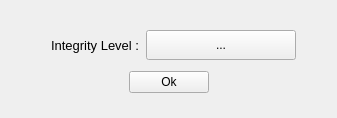
<?xml version="1.0" encoding="UTF-8"?>
<ui version="4.0">
 <class>IntegrityPopup</class>
 <widget class="QWidget" name="IntegrityPopup">
  <property name="geometry">
   <rect>
    <x>0</x>
    <y>0</y>
    <width>337</width>
    <height>118</height>
   </rect>
  </property>
  <property name="windowTitle">
   <string>Integrity Level</string>
  </property>
  <layout class="QVBoxLayout" name="verticalLayout_3">
   <item>
    <layout class="QVBoxLayout" name="verticalLayout_2">
     <item>
      <layout class="QHBoxLayout" name="horizontalLayout">
       <item>
        <spacer name="horizontalSpacer_3">
         <property name="orientation">
          <enum>Qt::Horizontal</enum>
         </property>
         <property name="sizeType">
          <enum>QSizePolicy::Fixed</enum>
         </property>
         <property name="sizeHint" stdset="0">
          <size>
           <width>40</width>
           <height>40</height>
          </size>
         </property>
        </spacer>
       </item>
       <item>
        <widget class="QLabel" name="label">
         <property name="font">
          <font>
           <pointsize>10</pointsize>
          </font>
         </property>
         <property name="text">
          <string>Integrity Level :</string>
         </property>
        </widget>
       </item>
       <item>
        <widget class="QToolButton" name="toolButton">
         <property name="minimumSize">
          <size>
           <width>150</width>
           <height>30</height>
          </size>
         </property>
         <property name="text">
          <string>...</string>
         </property>
         <property name="autoRaise">
          <bool>false</bool>
         </property>
         <property name="arrowType">
          <enum>Qt::NoArrow</enum>
         </property>
        </widget>
       </item>
       <item>
        <spacer name="horizontalSpacer_4">
         <property name="orientation">
          <enum>Qt::Horizontal</enum>
         </property>
         <property name="sizeHint" stdset="0">
          <size>
           <width>40</width>
           <height>20</height>
          </size>
         </property>
        </spacer>
       </item>
      </layout>
     </item>
     <item>
      <layout class="QVBoxLayout" name="verticalLayout">
       <item>
        <layout class="QHBoxLayout" name="horizontalLayout_3">
         <item>
          <spacer name="horizontalSpacer_2">
           <property name="orientation">
            <enum>Qt::Horizontal</enum>
           </property>
           <property name="sizeHint" stdset="0">
            <size>
             <width>40</width>
             <height>20</height>
            </size>
           </property>
          </spacer>
         </item>
         <item>
          <widget class="QPushButton" name="okButton">
           <property name="text">
            <string>Ok</string>
           </property>
          </widget>
         </item>
         <item>
          <spacer name="horizontalSpacer">
           <property name="orientation">
            <enum>Qt::Horizontal</enum>
           </property>
           <property name="sizeHint" stdset="0">
            <size>
             <width>40</width>
             <height>20</height>
            </size>
           </property>
          </spacer>
         </item>
        </layout>
       </item>
      </layout>
     </item>
    </layout>
   </item>
  </layout>
 </widget>
 <resources/>
 <connections/>
</ui>
